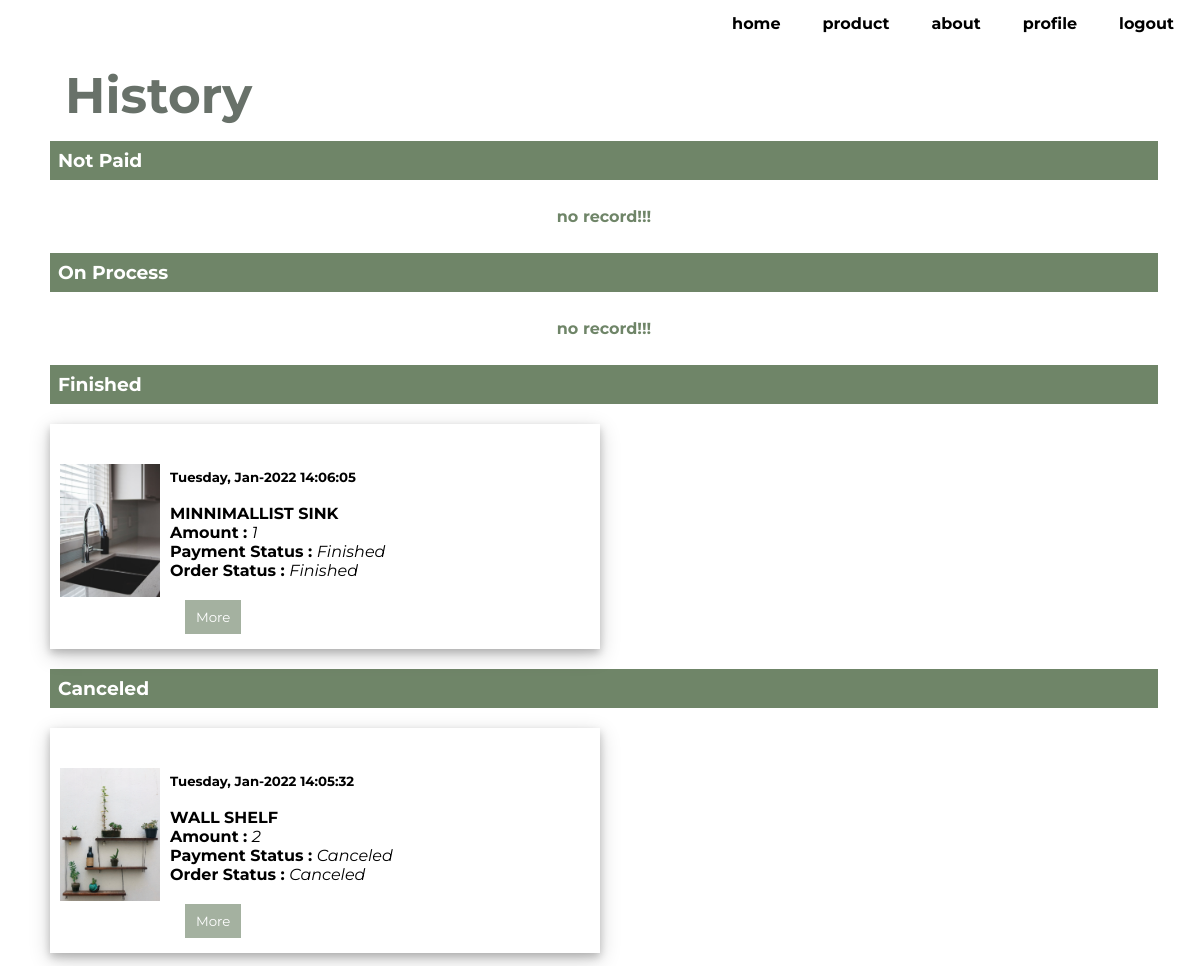
The app's page /buy_history.php (signed in) with its own data.
### tables this page shows
CREATE TABLE `buy` (
  `id_buy` int(11) NOT NULL,
  `product_id` varchar(10) NOT NULL,
  `userid` int(11) NOT NULL,
  `amount` int(11) NOT NULL,
  `total_payment` bigint(20) NOT NULL,
  `date_buy` timestamp NOT NULL DEFAULT current_timestamp() ON UPDATE current_timestamp(),
  `phone` varchar(15) NOT NULL,
  `address_buy` varchar(100) NOT NULL,
  `voucher` varchar(10) NOT NULL,
  `expedition` varchar(50) NOT NULL,
  `payment_status` varchar(500) NOT NULL,
  `order_status` varchar(500) NOT NULL,
  `payment_method` varchar(225) NOT NULL,
  `no_card` int(11) NOT NULL,
  `pin` int(11) NOT NULL
);

CREATE TABLE `product` (
  `product_id` varchar(10) NOT NULL,
  `category` varchar(50) NOT NULL,
  `product_name` varchar(50) NOT NULL,
  `stock` int(11) NOT NULL,
  `price` bigint(20) NOT NULL,
  `pr_desc` varchar(500) NOT NULL,
  `product_photo` varchar(255) NOT NULL DEFAULT 'default.png'
);

### buy_history.php (the view, shortened to what this page needs)
<?php
    include "connection.php";
?>
<!DOCTYPE html>
<html lang="en">
<head>
    <link rel="stylesheet" href="style.css">
</head>
<body>
    <div class="container">
    <div class="navbar">
            <ul>
                <li><a href="index.php">home</a></li>
                <li><a href="product.php">product</a></li>
                <li><a href="about.php">about</a></li>
                <?php if(!isset($_SESSION['login'])) { ?>
                    <li><a href="login.php">login</a></li>
                <?php } else {?>
                    <li><a href="profile.php">profile</a></li>
                    <li><a href="logout.php">logout</a></li>
                <?php } ?>
            </ul>
        </div>
		<div class="user-list-txt">
            <h2>History</h2>
        </div>
        <div class="paid">
        <span><h3>Not Paid</h3></span>
        <?php
            $querybuy = "SELECT * FROM buy AS b, user AS u, product AS p WHERE u.userid= '$_SESSION[userid]' AND b.payment_status = 'Not Paid' AND p.product_id = b.product_id AND b.userid=u.userid";
            $buy = mysqli_query($db_connection, $querybuy);
            if (mysqli_num_rows($buy) > 0){
                foreach($buy as $data2) :
        ?>
		<div class="user-list-cntr">
            <div class="user-list">
            <img src="uploads/products/<?= $data2['product_photo']?>" width="100px" align="center">
                <div class="user-list-txt">
                    <p>
                        <h5><?= date('l, M-Y H:i:s', strtotime($data2['date_buy'])) ?></h5> <br>
                        <b><?= $data2['product_name'] ?></b><br>
                        <b>Amount : </b><i><?= $data2['amount']?></i> <br>
                        <b>Payment Status : </b><i><?= $data2['payment_status']?></i> <br>
                        <b>Order Status : </b><i><?= $data2['order_status']?></i><br>
                        <button><a href="more_buy_history.php?id_buy=<?=$data2['id_buy']?>">More</a><br></button>
                        <button><a href="payment.php?id_buy=<?=$data2['id_buy']?>">Pay Now</a><br></button>
                        <button><a href="cancel_buy.php?id_buy=<?=$data2['id_buy']?>" onclick="return confirm('Are you sure?')">Cancel</a><br></button>
                    </p>
                </div>
            </div>
        </div>
        <?php endforeach; } else {?> <span class="norecord" style="margin-left:50px; padding: 5px;" align="center"><h4>no record!!!</h4></span> <?php } ?>
        </div>
        <div class="paid">
        <span><h3>On Process</h3></span>
        <?php
            $querybuy = "SELECT * FROM buy AS b, user AS u, product AS p WHERE u.userid= '$_SESSION[userid]' AND b.payment_status = 'Paid' AND p.product_id = b.product_id AND b.userid=u.userid";
            $buy = mysqli_query($db_connection, $querybuy);
            if (mysqli_num_rows($buy) > 0){
                foreach($buy as $data2) :
        ?>
		<div class="user-list-cntr">
            <div class="user-list">
            <img src="uploads/products/<?= $data2['product_photo']?>" width="100px" align="center">
                <div class="user-list-txt">
                    <p>
                        <h5><?= date('l, M-Y H:i:s', strtotime($data2['date_buy'])) ?></h5> <br>
                        <b><?= $data2['product_name'] ?></b><br>
                        <b>Amount : </b><i><?= $data2['amount']?></i> <br>
                        <b>Payment Status : </b><i><?= $data2['payment_status']?></i> <br>
                        <b>Order Status : </b><i><?= $data2['order_status']?></i><br>
                        <button><a href="more_buy_history.php?id_buy=<?=$data2['id_buy']?>">More</a><br></button>
                        <button><a href="cancel_buy.php?id_buy=<?=$data2['id_buy']?>" onclick="return confirm('Are you sure?')">Cancel</a><br></button>
                    </p>
                </div>
            </div>
        </div>
        <?php endforeach; } else {?> <span class="norecord" style="margin-left:50px; padding: 5px;" align="center"><h4>no record!!!</h4></span> <?php } ?>
        </div>
        <div class="paid">
        <span><h3>Finished</h3></span>
        <?php
            $querybuy = "SELECT * FROM buy AS b, user AS u, product AS p WHERE u.userid= '$_SESSION[userid]' AND b.payment_status = 'Finished' AND b.order_status = 'Finished' AND p.product_id = b.product_id AND b.userid=u.userid";
            $buy = mysqli_query($db_connection, $querybuy);
            if (mysqli_num_rows($buy) > 0){
                foreach($buy as $data2) :
        ?>
		<div class="user-list-cntr">
            <div class="user-list">
            <img src="uploads/products/<?= $data2['product_photo']?>" width="100px" align="center">
                <div class="user-list-txt">
                    <p>
                        <h5><?= date('l, M-Y H:i:s', strtotime($data2['date_buy'])) ?></h5> <br>
                        <b><?= $data2['product_name'] ?></b><br>
                        <b>Amount : </b><i><?= $data2['amount']?></i> <br>
                        <b>Payment Status : </b><i><?= $data2['payment_status']?></i> <br>
                        <b>Order Status : </b><i><?= $data2['order_status']?></i><br>
                        <button><a href="more_buy_history.php?id_buy=<?=$data2['id_buy']?>">More</a><br></button>
                    </p>
                </div>
            </div>
        </div>
        <?php endforeach; } else {?> <span class="norecord" style="margin-left:50px; padding: 5px;" align="center"><h4>no record!!!</h4></span> <?php } ?>
        </div>
        <div class="paid">
        <span><h3>Canceled</h3></span>
        <?php
            $querybuy = "SELECT * FROM buy AS b, user AS u, product AS p WHERE u.userid= '$_SESSION[userid]' AND b.payment_status = 'Canceled' AND p.product_id = b.product_id AND b.userid=u.userid";
            $buy = mysqli_query($db_connection, $querybuy);
            if (mysqli_num_rows($buy) > 0){
                foreach($buy as $data2) :
        ?>
		<div class="user-list-cntr">
            <div class="user-list">
            <img src="uploads/products/<?= $data2['product_photo']?>" width="100px" align="center">
                <div class="user-list-txt">
                    <p>
                        <h5><?= date('l, M-Y H:i:s', strtotime($data2['date_buy'])) ?></h5> <br>
                        <b><?= $data2['product_name'] ?></b><br>
                        <b>Amount : </b><i><?= $data2['amount']?></i> <br>
                        <b>Payment Status : </b><i><?= $data2['payment_status']?></i> <br>
                        <b>Order Status : </b><i><?= $data2['order_status']?></i><br>
                        <button><a href="more_buy_history.php?id_buy=<?=$data2['id_buy']?>">More</a><br></button>
                    </p>
                </div>
            </div>
        </div>
        <?php endforeach; } else {?> <span class="norecord" style="margin-left:50px; padding: 5px;" align="center"><h4>no record!!!</h4></span> <?php } ?>
        </div>
    </div>
</body>
</html>

### style.css (style rules this page uses)
* { margin: 0px; font-family: 'Montserrat', sans-serif; scroll-behavior: smooth; }
.container { width: 100%; height: 100%; }
.navbar { background-color: rgba(255, 255, 255, 0.5); width: 100%; height: 50px; position: fixed; margin: 0; top: 0; }
.navbar ul { list-style-type: none; float: right; margin: 0; padding: 0; }
.navbar li { float: left; margin-right: 10px; }
.navbar li a { color: black; display: block; padding: 14px 16px; text-decoration: none; font-weight: bold; }
h2 { color: #687169; text-decoration: none; }
.form-buy select, button { margin-left: 15px; padding : 8px 10px; border-radius : 15px; background-color: rgba(255, 255, 255, 0.7); border: 1px solid transparent; margin-top: 5px; }
.product-display-txt h2, .user-list-txt h2 { margin-top: 50px; margin-left: 50px; font-size: 50px; font-weight: bold; }
.product-display-txt, .user-list-txt { padding: 15px; }
.view-product-txt button, .edit-user-form button, .edit-product-form button, .user-list-txt button, .list-buy button { background-color:#a4b1a0; border-radius: 0%; margin-top: 20px; }
.view-product-txt button a, .user-list-txt button a, .list-buy button a { text-decoration: none; color: #fff; }
.user-list-cntr { width: 550px; box-shadow: 0 4px 8px 0 rgba(0, 0, 0, 0.2), 0 6px 20px 0 rgba(0, 0, 0, 0.19); margin: 20px; margin-left: 50px; float: left; }
.user-list img { padding: 10px; float: left; }
.user-list-txt p { float: right; padding: 10px; }
.user-list { margin-top: 30px; }
.paid { width: 100%; height: 100%; clear: both; }
.paid span h3 { width: 91%; margin-left:50px; background-color: #6f8568; color: white; padding: 8px; }
.norecord h4 { width: 91%; margin-left:50px; color: #6f8568; padding: 8px; }

### records on screen
buy: product.product_photo (picture), date_buy "Tuesday, Jan-2022 14:06:05", product.product_name "MINNIMALLIST SINK", amount "1", payment_status "Finished", order_status "Finished"
buy: product.product_photo (picture), date_buy "Tuesday, Jan-2022 14:05:32", product.product_name "WALL SHELF", amount "2", payment_status "Canceled", order_status "Canceled"
